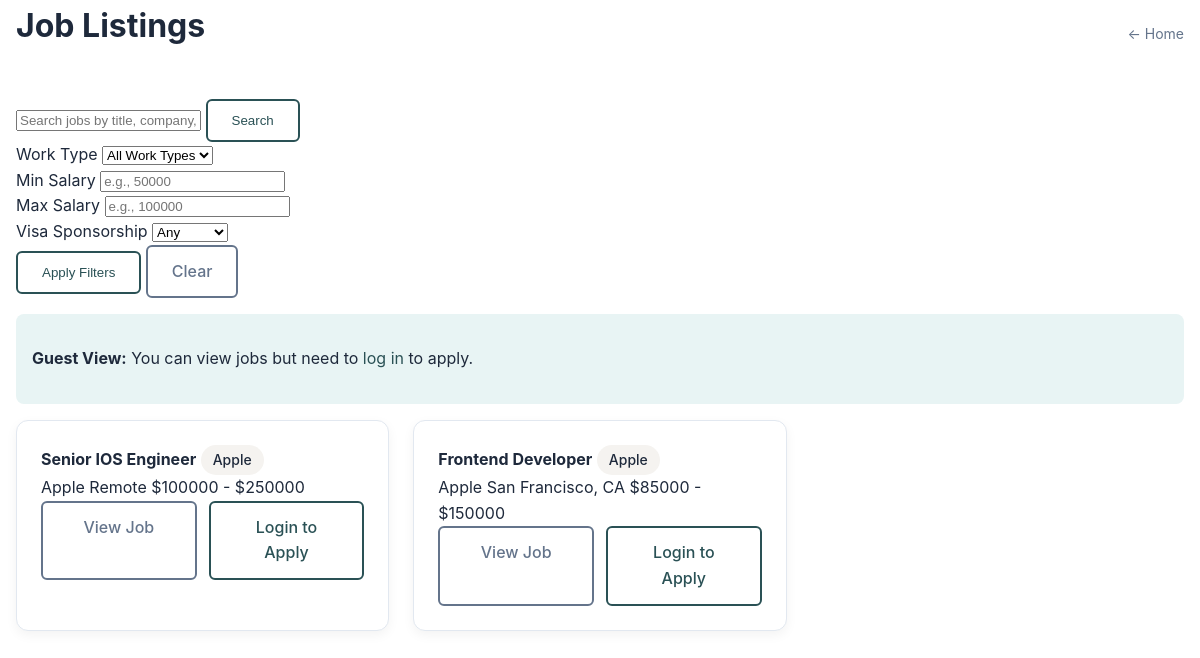
The app's page /jobs/, older data.
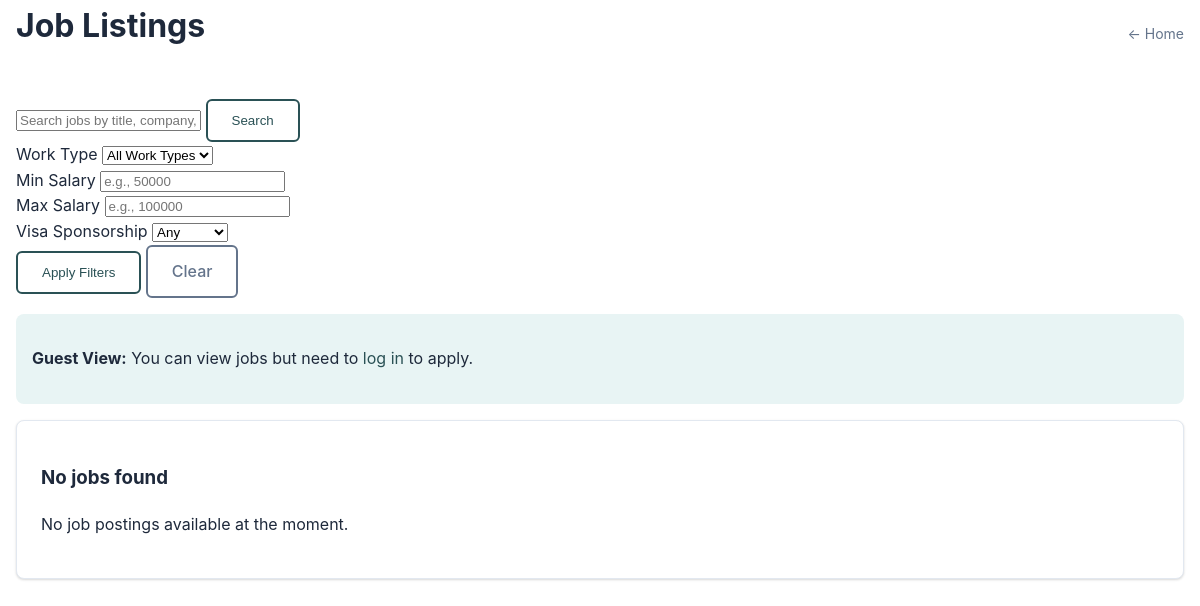
The same page, newer data.
### jobs/models.py (models this page shows, shortened)
class JobPosting(models.Model):
    id = models.AutoField(primary_key = True)
    title = models.CharField(max_length=100)
    description = models.TextField()
    skills_required = models.TextField()
    location = models.CharField(max_length=100)  # address string (used by the map)
    salary_min = models.DecimalField(max_digits=10, decimal_places=2)
    salary_max = models.DecimalField(max_digits=10, decimal_places=2)
    remote = models.BooleanField(default=False)
    visa_sponsorship = models.BooleanField(default=False)
    recruiter = models.ForeignKey('accounts.Recruiter', on_delete=models.CASCADE)
    is_draft = models.BooleanField(default=False)
    is_closed = models.BooleanField(default=False)
    created_at = models.DateTimeField(auto_now_add=True, null=True, blank=True)
    updated_at = models.DateTimeField(auto_now=True, null=True, blank=True)

### accounts/models.py (models this page shows, shortened)
class Recruiter(models.Model):
    user = models.OneToOneField('auth.User', on_delete=models.CASCADE,
                                primary_key=True)
    first_name = models.CharField(max_length=30)
    last_name = models.CharField(max_length=30)
    company_name = models.CharField(max_length=50, blank=True, null=True)
    location = models.CharField(max_length=100, blank=True, null=True)

### jobs/views.py (the view, shortened to what this page needs)
# urls.py: path('', views.index, name = 'accounts.index'),
def index(request):
    search_term = request.GET.get('search')
    work_type = request.GET.get('work_type')
    location = request.GET.get('location')
    salary_min = request.GET.get('salary_min')
    salary_max = request.GET.get('salary_max')
    visa_sponsorship = request.GET.get('visa_sponsorship')
    my_jobs = request.GET.get('my_jobs')  # Filter for recruiter's own jobs
    job_postings = JobPosting.objects.filter(is_draft=False, is_closed=False)
    if search_term:
        job_postings = job_postings.filter(
            models.Q(title__icontains=search_term) |
            models.Q(recruiter__company_name__icontains=search_term) |
            models.Q(skills_required__icontains=search_term)
        )
    if work_type == 'remote':
        job_postings = job_postings.filter(remote=True)
    elif work_type == 'onsite':
        job_postings = job_postings.filter(remote=False)
    elif work_type == 'hybrid':
        pass  # No additional filtering needed
    if location and work_type in ['onsite', 'hybrid']:
        job_postings = job_postings.filter(location__icontains=location)
    if salary_min:
        try:
            job_postings = job_postings.filter(salary_max__gte=float(salary_min))
        except ValueError:
            pass
    if salary_max:
        try:
            job_postings = job_postings.filter(salary_min__lte=float(salary_max))
        except ValueError:
            pass
    if visa_sponsorship == 'true':
        job_postings = job_postings.filter(visa_sponsorship=True)
    user_type = None
    applied_job_ids = []
    template_data = {
        'title': 'HireMap - Jobs',
        'job_postings': job_postings,
        'user_type': user_type,
        'search_term': search_term,
        'work_type': work_type,
        'location': location,
        'applied_job_ids': applied_job_ids,
        'my_jobs': my_jobs == 'true' if my_jobs else False
    }
    return render(request, 'jobs/index.html', {'template_data': template_data})

### jobs/templates/jobs/index.html (shortened to what this page needs)
{% extends 'base.html' %}
{% block content %}
{% load static %}
<link rel="stylesheet" type="text/css" href="{% static 'css/jobs.css' %}">
<div class="container">
  <div class="page-head">
    <h2 class="page-title">Job Listings</h2>
    <div class="page-links">
      <a class="link-back" href="/">← Home</a>
    </div>
  </div>
  <div class="search-filters">
    <form method="get" class="search-form">
      <div class="search-row">
        <input type="text" name="search" placeholder="Search jobs by title, company, or skills..." value="{{ template_data.search_term|default:'' }}" class="search-input" />
        <button type="submit" class="btn">Search</button>
      </div>
      <div class="filters-row">
        <div class="filter-group">
          <label for="work_type">Work Type</label>
          <select name="work_type" id="work_type">
            <option value="">All Work Types</option>
          </select>
        </div>
        <div class="filter-group">
          <label for="salary_min">Min Salary</label>
          <input type="number" name="salary_min" id="salary_min" placeholder="e.g., 50000" value="{{ request.GET.salary_min }}" />
        </div>
        <div class="filter-group">
          <label for="salary_max">Max Salary</label>
          <input type="number" name="salary_max" id="salary_max" placeholder="e.g., 100000" value="{{ request.GET.salary_max }}" />
        </div>
        <div class="filter-group">
          <label for="visa_sponsorship">Visa Sponsorship</label>
          <select name="visa_sponsorship" id="visa_sponsorship">
            <option value="">Any</option>
          </select>
        </div>
        <div class="filter-actions">
          <button type="submit" class="btn">Apply Filters</button>
          <a href="{% url 'jobs:jobs.index' %}" class="btn secondary">Clear</a>
        </div>
      </div>
    </form>
  </div>
  {% if template_data.user_type == 'recruiter' %}
    <div style="margin: 1rem 0; padding: 1rem; background: var(--brand-accent); border-radius: 8px;">
      <p><strong>Recruiter View:</strong> You can view all jobs below.
      <a href="{% url 'jobs:jobs.recruiter_jobs' %}">Manage your jobs</a> |
      <a href="{% url 'jobs:jobs.recruiter_job_new' %}">Post new job</a></p>
    </div>
  {% elif template_data.user_type == 'applicant' %}
    <div style="margin: 1rem 0; padding: 1rem; background: var(--brand-accent); border-radius: 8px;">
      <p><strong>Job Seeker View:</strong> You can apply to jobs below.
      <a href="{% url 'jobs:jobs.my_applications' %}">View your applications</a></p>
    </div>
  {% else %}
    <div style="margin: 1rem 0; padding: 1rem; background: var(--brand-accent); border-radius: 8px;">
      <p><strong>Guest View:</strong> You can view jobs but need to
      <a href="{% url 'accounts:accounts.login' %}">log in</a> to apply.</p>
    </div>
  {% endif %}
  {% if template_data.job_postings %}
    <div class="jobs-grid">
      {% for job in template_data.job_postings %}
        <div class="job-card">
          <div class="job-card-top">
            <strong>{{ job.title }}</strong>
            <span class="badge">{{ job.recruiter.company_name }}</span>
          </div>
          <div class="job-meta">
            <span>{{ job.recruiter.company_name }}</span>
            <span>{% if job.remote %}Remote{% else %}{{ job.location }}{% endif %}</span>
            <span>${{ job.salary_min|floatformat:0 }} - ${{ job.salary_max|floatformat:0 }}</span>
          </div>
          <div class="job-actions">
            <a class="btn secondary" href="{% url 'jobs:jobs.detail' job.id %}">View Job</a>
            {% if template_data.user_type == 'applicant' %}
              {% if job.id in template_data.applied_job_ids %}
                <span class="btn applied-btn">✅ Applied</span>
              {% else %}
                <button class="btn quick-apply-btn" data-job-id="{{ job.id }}" data-job-title="{{ job.title }}" onclick="openQuickApply('{{ job.id }}', '{{ job.title }}')">Quick Apply</button>
              {% endif %}
            {% elif template_data.user_type == 'recruiter' %}
              <span class="btn disabled">View Only</span>
            {% elif not user.is_authenticated %}
              <a class="btn" href="{% url 'accounts:accounts.login' %}">Login to Apply</a>
            {% endif %}
          </div>
        </div>
      {% endfor %}
    </div>
  {% else %}
    <div class="card">
      <h3>No jobs found</h3>
      <p>{% if template_data.search_term %}No jobs match your search criteria.{% else %}No job postings available at the moment.{% endif %}</p>
    </div>
  {% endif %}
  </div>
{% endblock content %}

### HireMap/templates/base.html (shortened to what this page needs)
<!DOCTYPE html>
<html>
    {% load static %}
	<head>
		<link rel="stylesheet" type="text/css" href="{% static 'css/style.css' %}">
	</head>
	<body>
		<div>
		{% block content %}
		{% endblock content %}
		</div>
	</body>
</html>

### static/css/style.css (style rules this page uses)
:root { --primary: #2A5155; --primary-dark: #1e3a3d; --secondary: #64748b; --success: #10b981; --danger: #ef4444; --warning: #f59e0b; --background: #ffffff; --surface: #f5f3f0; --text: #1e293b; --text-muted: #64748b; --border: #e2e8f0; --shadow: 0 1px 3px 0 rgba(0, 0, 0, 0.1), 0 1px 2px 0 rgba(0, 0, 0, 0.06); --shadow-lg: 0 10px 15px -3px rgba(0, 0, 0, 0.1), 0 4px 6px -2px rgba(0, 0, 0, 0.05); --brand: #2A5155; --brand-dark: #1e3a3d; --brand-accent: #e8f4f4; --white: #ffffff; --muted: #64748b; --ink: #1e293b; }
* { box-sizing: border-box; }
html, body { margin: 0; padding: 0; font-family: -apple-system, BlinkMacSystemFont, 'Segoe UI', Roboto, 'Helvetica Neue', Arial, sans-serif; color: var(--text); background: var(--background); line-height: 1.6; }
a { color: var(--primary); text-decoration: none; }
.container { width: 100%; max-width: 1200px; margin: 0 auto; padding: 0 1rem; }
.btn { display: inline-block; padding: 0.75rem 1.5rem; border: 2px solid var(--primary); border-radius: 6px; background: white; color: var(--primary); font-weight: 500; text-align: center; cursor: pointer; transition: all 0.2s; }
.btn.secondary { background: white; color: var(--secondary); border-color: var(--secondary); }
.page-title { font-size: 2rem; font-weight: 700; color: var(--text); margin: 0 0 1rem 0; }
.page-head { display: flex; align-items: center; justify-content: space-between; margin-bottom: 2rem; }
.card { background: var(--background); border: 1px solid var(--border); border-radius: 8px; padding: 1.5rem; box-shadow: var(--shadow); }
.link-back { color: var(--text-muted); font-size: 0.875rem; }

Row changes from the older to the newer data that the page shows:
removed JobPosting: title "Senior IOS Engineer", recruiter.company_name "Apple", remote "Remote", salary_min "100000", salary_max "250000"
removed JobPosting: title "Frontend Developer", recruiter.company_name "Apple", location "San Francisco, CA", salary_min "85000", salary_max "150000"
Text that changed along with them:
text now shown: "No jobs found No job postings available at the moment."
